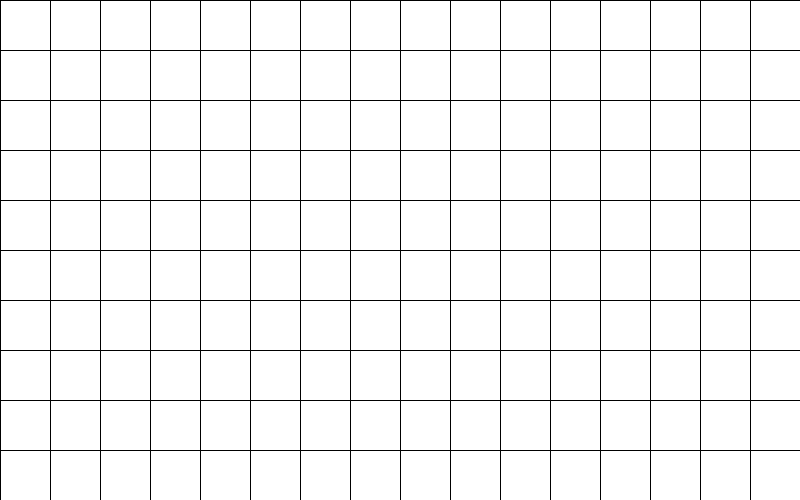
Frame 1 (no input)
Frame 60 (the mouse pressed at the canvas centre just before this capture): identical to frame 1, image omitted
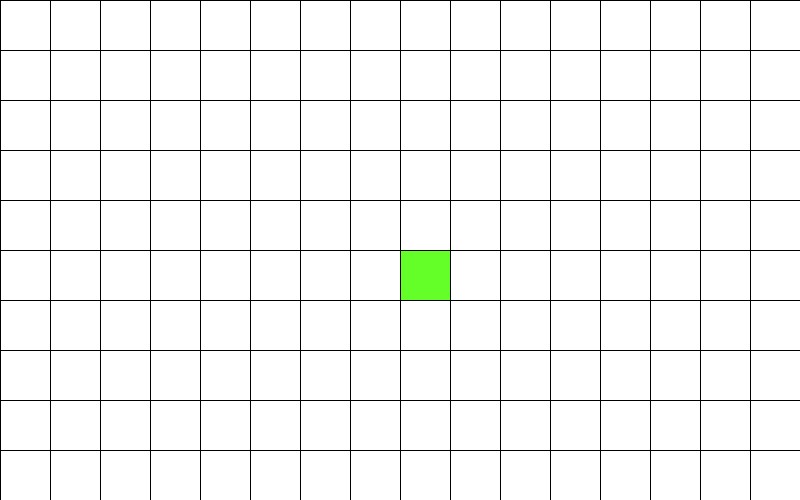
Frame 120 (the mouse held since frame 60 and released just before this capture)

The Processing sketch that drew these frames (run headless with seeded random() and noise(); from frame 60 on, the mouse is pressed at the canvas centre):

// Processing sketch: week06_2
// ── week06_2.pde
// week06-2 好玩的程式設計,拖曳畫面時, 後面的格子會慢慢變淡
// 修改自week05-2 好玩的程式設計 兩層for(迴圈) 配合if .. else if .. else
void setup() {
  size(800,500); //視窗大小 800 x 500
}
int [][] a = new int[10][16];// Java的陣列寫法,跟C/C++不同
void mousePressed(){ // mouse拖曳時時,執行這段
  int i = mouseY/50, j = mouseX/50; // 計算i,j座標
  a[i][j] = 120; // 數字變大了 試試60(1秒)再試試120(2秒)
}
void draw() {
  background(255);
  for (int i=0; i<10; i++){ // 上週是 for y 現在改成 for i 左手 i
    for (int j=0; j<16; j++){  // 上週是 for x 現在改成 for j 右手 j
      if (a[i][j] > 0 ){
        fill(#5DFF1F, a[i][j]*4); // 若陣列有值,設綠色
        a[i][j]--;
      }else fill(255); // 沒有值,設白色
      rect( j*50, i*50, 50, 50); // 畫四邊形
    
    }
  }
}
